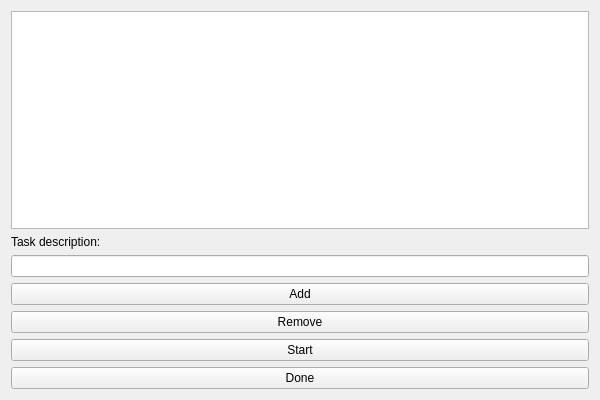
<?xml version="1.0" encoding="UTF-8"?>
<ui version="4.0">
 <class>ProgrammersClass</class>
 <widget class="QWidget" name="ProgrammersClass">
  <property name="geometry">
   <rect>
    <x>0</x>
    <y>0</y>
    <width>600</width>
    <height>400</height>
   </rect>
  </property>
  <property name="windowTitle">
   <string>Programmers</string>
  </property>
  <layout class="QVBoxLayout" name="verticalLayout_2">
   <item>
    <layout class="QVBoxLayout" name="verticalLayout">
     <item>
      <layout class="QGridLayout" name="gridLayout"/>
     </item>
     <item>
      <widget class="QListWidget" name="listTasks"/>
     </item>
     <item>
      <widget class="QLabel" name="label">
       <property name="text">
        <string>Task description:</string>
       </property>
      </widget>
     </item>
     <item>
      <widget class="QLineEdit" name="Description"/>
     </item>
     <item>
      <widget class="QPushButton" name="AddBut">
       <property name="text">
        <string>Add</string>
       </property>
      </widget>
     </item>
     <item>
      <widget class="QPushButton" name="removeBut">
       <property name="text">
        <string>Remove</string>
       </property>
      </widget>
     </item>
     <item>
      <widget class="QPushButton" name="startBut">
       <property name="text">
        <string>Start</string>
       </property>
      </widget>
     </item>
    </layout>
   </item>
   <item>
    <widget class="QPushButton" name="closeBut">
     <property name="text">
      <string>Done</string>
     </property>
    </widget>
   </item>
  </layout>
 </widget>
 <layoutdefault spacing="6" margin="11"/>
 <resources>
  <include location="programmers.qrc"/>
 </resources>
 <connections/>
</ui>
